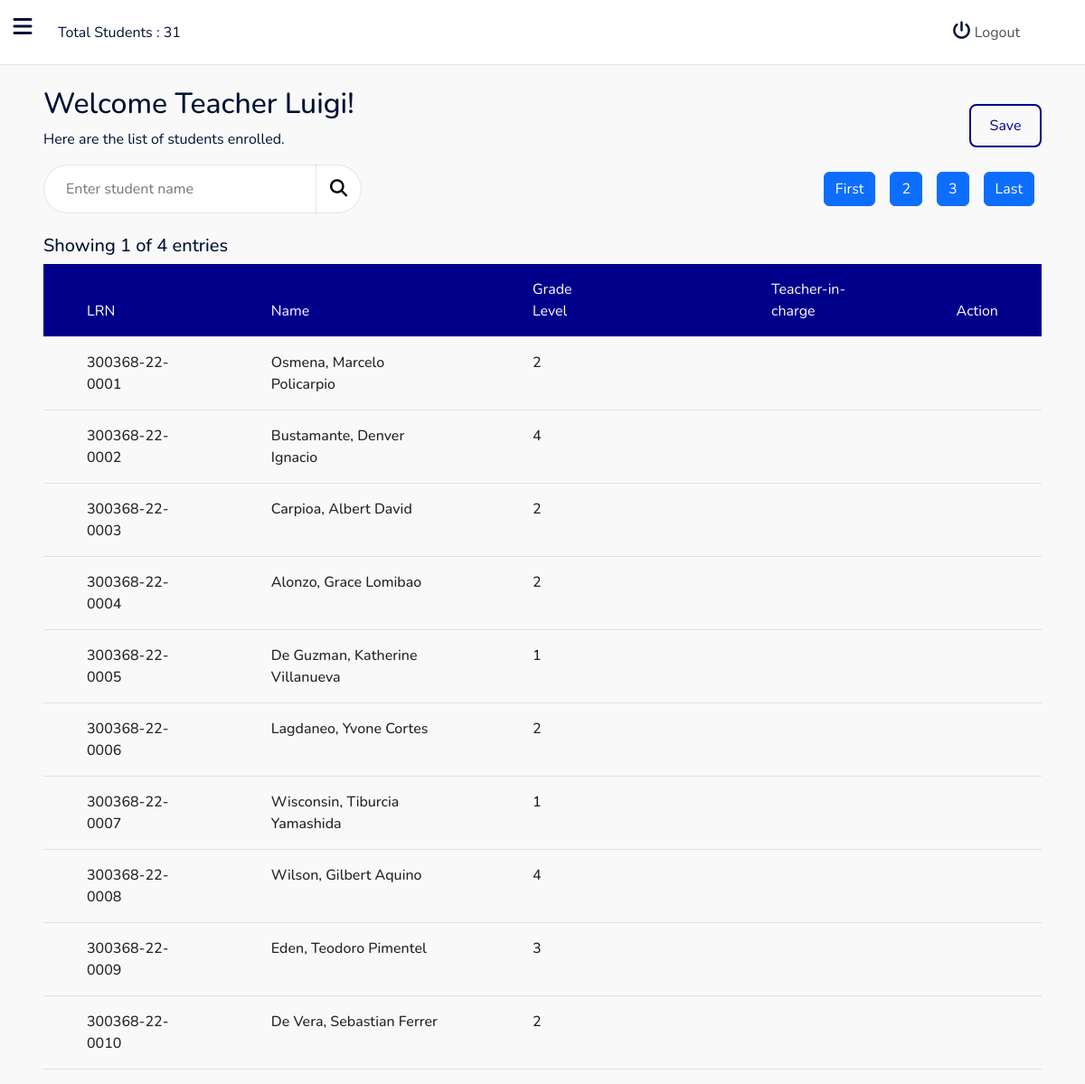
The app's page /teacher.php (signed in) with its own data.
### tables this page shows
CREATE TABLE `teachers` (
  `id` int(11) NOT NULL,
  `username` varchar(255) NOT NULL,
  `firstname` varchar(255) NOT NULL,
  `middlename` varchar(255) NOT NULL,
  `lastname` varchar(255) NOT NULL,
  `password` text NOT NULL
);

CREATE TABLE `students` (
  `id` int(11) NOT NULL,
  `student_lrn` text NOT NULL,
  `firstname` varchar(255) NOT NULL,
  `middlename` varchar(255) NOT NULL,
  `lastname` varchar(255) NOT NULL,
  `birthday` varchar(32) NOT NULL,
  `present_house_no` varchar(255) NOT NULL,
  `present_brgy` varchar(255) NOT NULL,
  `present_town_city` varchar(255) NOT NULL,
  `present_province` varchar(255) NOT NULL,
  `perm_house_no` varchar(255) NOT NULL,
  `perm_brgy` varchar(255) NOT NULL,
  `perm_townCity` varchar(255) NOT NULL,
  `perm_province` varchar(255) NOT NULL,
  `father_name` varchar(255) NOT NULL,
  `father_educ` varchar(255) NOT NULL,
  `father_occu` varchar(255) NOT NULL,
  `father_contact` varchar(255) NOT NULL,
  `mother_name` varchar(255) NOT NULL,
  `mother_educ` varchar(255) NOT NULL,
  `mother_occu` varchar(255) NOT NULL,
  `mother_contact` varchar(255) NOT NULL,
  `no_siblings` varchar(255) NOT NULL,
  `gender` varchar(10) NOT NULL,
  `birth_order` varchar(255) NOT NULL,
  `living_with` varchar(255) NOT NULL,
  `guardian_name` varchar(255) NOT NULL,
  `guardian_relation` varchar(255) NOT NULL,
  `guardian_address` varchar(255) NOT NULL,
  `total_fam_income` varchar(255) NOT NULL,
  `hand_type` varchar(255) NOT NULL,
  `vision_type` varchar(255) NOT NULL,
  `hearing_condition` varchar(255) NOT NULL,
  `speech_condition` varchar(255) NOT NULL,
  `password` text NOT NULL,
  `grade_level` varchar(32) NOT NULL
);

### classes/Singleton.class.php (called while the page is built, shortened)
<?php
require_once("DbHelper.class.php");
class Singleton
{
    private static $m_DbInstance;
    private static function InitDbHelper() : DbHelper
    {
        return new DbHelper
        (
            Config::GetHost(),
            Config::GetUsername(),
            Config::GetPassword(),
            Config::GetDbName()
        );
    }
    public static function GetDbHelperInstance() : DbHelper
    {
        if (self::$m_DbInstance == null)
        {
            self::$m_DbInstance = self::InitDbHelper();
        }
        return self::$m_DbInstance;
    }
}
?>

### includes/teachers.students-mgt.php (called while the page is built)
<?php
require_once "includes/autoloader.inc.php";
$db = Singleton::GetDbHelperInstance();
$table = Constants::$STUDENTS_TABLE;
$entriesPerPage = 10;
$totalEntries = $db -> CountRows($table);
$totalPages = ceil($totalEntries / $entriesPerPage);
$currentPageIndex = isset($_GET['page']) ? $_GET['page'] : 1;
$offsetX = ($currentPageIndex - 1) * $entriesPerPage;
$students_table = $db -> SelectLimitOffset($table, $offsetX, $entriesPerPage);
?>

### classes/DbHelper.class.php (called while the page is built, shortened)
<?php
class DbHelper
{
    public $Pdo;
    function __construct(string $host, string $username, string $password, string $dbname, int $port = 3306)
    {
        $this -> Host = $host;
        $this -> Username = $username;
        $this -> Password = $password;
        $this -> DbName = $dbname;
        $provider = "mysql:host={$this->Host}; dbname={$this->DbName}; charset=utf8";
        $this -> Pdo = new PDO($provider, $this -> Username, $this -> Password);
        $this -> Pdo -> setAttribute(PDO::ATTR_ERRMODE, PDO::ERRMODE_EXCEPTION);
        $this -> Pdo -> setAttribute(PDO::MYSQL_ATTR_INIT_COMMAND, "SET sql_mode=(SELECT REPLACE(@@sql_mode,'ONLY_FULL_GROUP_BY',''))");
    }
    public function CountRows(string $table) : int
    {
        $sth = $this -> Pdo -> prepare("SELECT COUNT(*) FROM $table");
        $sth -> execute();
        $total = $sth -> fetchColumn();
        return $total;
    }
    public function SelectRow_Where(string $table, array $conds) : array
    {
        $cols = array_keys($conds);
        $cols_param = [];
        foreach ($cols as $c)
        {
            array_push($cols_param, "$c=?");
        }
        $cols_param_str = join(" AND ", $cols_param);
        $vals = array_values($conds);
        $sql = "SELECT * FROM $table WHERE $cols_param_str LIMIT 1";
        $sth = $this -> Pdo -> prepare($sql);
        $sth -> execute($vals);
        $result = $sth -> fetch(PDO::FETCH_ASSOC) ?: [];
        return $result;
    }
    public function SelectLimitOffset(string $table, int $x, int $y)
    {
        if ($x < 1)
            $x = 0;
        $sql = "SELECT * FROM $table ORDER BY id LIMIT $x, $y";
        $sth = $this -> Pdo -> prepare($sql);
        $sth -> execute();
        $result = $sth -> fetchAll(PDO::FETCH_ASSOC) ?: [];
        return $result;
    }
}
?>

### includes/autoloader.inc.php (called while the page is built, shortened)
<?php
function register($className)
{
    $className = str_replace("\\", "/", $className);
    $fullPath = "classes/" . $className . ".class.php";
}
?>

### classes/Config.class.php (called while the page is built)
<?php
class Config
{
    private static string $server_host = "sql104.epizy.com";
    private static string $server_username = "epiz_31851432";
    private static string $server_password = "EXpPZWg8NwHXb";
    private static string $server_db = "epiz_31851432_deped";
    private static string $local_host = "localhost";
    private static string $local_username = "root";
    private static string $local_password = "";
    private static string $local_db = "deped";
    public static function GetHost() : string
    {
        return self::IsLocalhost() ? self::$local_host : self::$server_host;
    }
    public static function GetUsername() : string
    {
        return self::IsLocalhost() ? self::$local_username : self::$server_username;
    }
    public static function GetPassword() : string
    {
        return self::IsLocalhost() ? self::$local_password : self::$server_password;
    }
    public static function GetDbName() : string
    {
        return self::IsLocalhost() ? self::$local_db : self::$server_db;
    }
    public static function IsLocalhost($whitelist = ['127.0.0.1', '::1'])
    {
        return in_array($_SERVER['REMOTE_ADDR'], $whitelist);
    }
}
?>

### classes/Auth.class.php (called while the page is built, shortened)
<?php
class Auth
{
    public static function LoadAuthCookie() : array
    {
        if (isset(
            $_COOKIE[Constants::$COOKIE_AUTH_TOKEN_ALIAS],
            $_COOKIE[Constants::$COOKIE_USERNAME_ALIAS],
            $_COOKIE[Constants::$COOKIE_PASSWORD_ALIAS],
            $_COOKIE[Constants::$COOKIE_AUTH_USERID_ALIAS]
        ))
        {
            return
            [
                "token" => $_COOKIE[Constants::$COOKIE_AUTH_TOKEN_ALIAS],
                "username" => $_COOKIE[Constants::$COOKIE_USERNAME_ALIAS],
                "password" => $_COOKIE[Constants::$COOKIE_PASSWORD_ALIAS],
                "userid" => $_COOKIE[Constants::$COOKIE_AUTH_USERID_ALIAS]
            ];
        }
        return [];
    }
}

### teacher.php (the view, shortened to what this page needs)
<?php
require_once "includes/autoloader.inc.php";
$authCookie = Auth::LoadAuthCookie();
$this_users_id = array("id" => $authCookie["userid"]);
$res = Singleton::GetDbHelperInstance()->SelectRow_Where(Constants::$TEACHERS_TABLE, $this_users_id, true);
$firstName = $res['firstname'];
require_once("includes/teachers.students-mgt.php");
?>
<!DOCTYPE html>
<html lang="en">
<head>
    <link href="https://cdn.jsdelivr.net/npm/bootstrap@5.2.1/dist/css/bootstrap.min.css" rel="stylesheet">
    <link rel="stylesheet" href="https://cdnjs.cloudflare.com/ajax/libs/font-awesome/6.2.0/css/all.min.css" />
    <link rel="stylesheet" href="styles/style.css">
    <link rel="stylesheet" href="lib/material-design-icons/material-icons.css">
</head>
<body>
    <div class="main-container d-flex h-100">
        <div class="sidebar px-4 show" id="side_nav">
            <i class="toggle-button open fa-solid fa-bars d-flex justify-content-center align-items-center"></i>
        </div>
        <div class="content">
            <nav class="px-4 py-1 d-flex justify-content-center px-5 bg-white" id="nav_top">
                <div class="top_container px-3 d-flex justify-content-between align-items-center">
                    <span>Total Students : <?php echo $totalEntries; ?></span>
                    <a href="logout.php" class="px-2 text-decoration-none" id="logout_btn">
                        <i class="fa-solid fa-power-off"></i>
                        Logout
                    </a>
                </div>
            </nav>
            <div class="mt-4 px-5">
                <div class="d-flex justify-content-between align-items-center">
                    <div class="left">
                        <h2>Welcome Teacher <?php echo $firstName ?>!</h2>
                        <p>Here are the list of students enrolled.</p>
                    </div>
                    <button class="py-1 px-3" id="save_btn">Save</button>
                </div>
                <div class="row">
                    <div class="col">
                        <div class="search flex d-flex align-items-center">
                            <input type="text" placeholder="Enter student name" class="px-4 py-2" id="search_field">
                            <button id="search_submit">
                                <i class="fa-solid fa-magnifying-glass"></i>
                            </button>
                        </div>
                    </div>
                    <div class="col d-flex align-items-center justify-content-end">
                        <a href="<?php echo $_SERVER["PHP_SELF"] . "?page=1"; ?>" class="btn btn-primary mx-2">First</a>
                        <?php for ($i = 2; $i < $totalPages; $i++) : ?>
                            <a href="<?php echo $_SERVER["PHP_SELF"] . "?page=" . $i; ?>" class="btn btn-primary mx-2"><?= $i; ?></a>
                        <?php endfor; ?>
                        <a href="<?php echo $_SERVER["PHP_SELF"] . "?page=" . $totalPages; ?>" class="btn btn-primary mx-2">Last</a>
                    </div>
                </div>
            </div>
            <div class="table_container mt-4 d-flex flex-grow-1 position-relative">
                <div class="px-5" id="table">
                    <div class="entries-pagination-tracker">
                        <h5>Showing <?= $currentPageIndex; ?> of <?= $totalPages ?> entries</h5>
                    </div>
                    <table class="table">
                        <thead>
                            <tr>
                                <th class="py-3 px-5">LRN</th>
                                <th class="py-3 px-5">Name</th>
                                <th class="py-3 px-5">Grade Level</th>
                                <th class="py-3 px-5"></th>
                                <th class="py-3 px-5">Teacher-in-charge</th>
                                <th class="py-3 px-5">Action</th>
                            </tr>
                        </thead>
                        <tbody>
                            <?php if ($totalEntries > 0) : ?>
                                <?php foreach ($students_table as $s) : ?>
                                    <tr>
                                        <td class="py-3 px-5"><?= $s['student_lrn']; ?></td>
                                        <td class="py-3 px-5"><?php echo $s['lastname'] . ", " . $s['firstname'] . " " . $s['middlename'] ?></td>
                                        <td class="py-3 px-5"><?= $s['grade_level']; ?></td>
                                        <td class="py-3 px-5"></td>
                                        <td class="py-3 px-5"></td>
                                        <td class="py-3 px-5"></td>
                                    </tr>
                                <?php endforeach; ?>
                            <?php endif; ?>
                        </tbody>
                    </table>
                </div>
            </div>
        </div>
    </div>
</body>
</html>

### styles/style.css (style rules this page uses)
body { background-color: #f9f9f9; color : #001233; font-family: 'Nunito', sans-serif; }
#side_nav { position: relative; background: darkblue; min-width: 295px; max-width: 295px; transition: all 0.5s; }
#side_nav.show { margin-left: -295px; }
.content { width: 100%; display: flex; flex-direction: column; min-height: 100vh; }
#logout_btn { background: white; color : rgba(0,0,0,.7); border: none; border-radius: 2px; }
#logout_btn i { font-size: 20px; color : #001233 }
.toggle-button { position: absolute; width: 50px; top: .7rem; right: -50px; background: white; color: #001233; border-radius: 0 5px 5px 0; font-size: 24px; height: fit-content; padding: 6px 8px; cursor: pointer; }
#nav_top { width: 100%; height: 72px; top: 0; left: 0; border-bottom: 1px solid rgba(0,0,0,.1); }
.top_container { width: 100%; }
.search { width: fit-content; height: 54px; background: white; border: 1px solid rgba(0,0,0,.1); border-radius: 30px; }
.search #search_field { width: 300px; height: inherit; border-radius: 30px 0 0 30px; background: transparent; outline: none; border:none }
.search #search_submit { width: 50px; height: inherit; background: transparent; border-left: 1px solid rgba(0,0,0,.1); border-radius: 0 8px 8px 0; outline: none; border-top: none; border-right: none; border-bottom: none; }
.search #search_submit { font-size: 1.2rem; }
#save_btn { width: 80px; height: 48px; background: none; border: 2px solid darkblue; color: darkblue; border-radius: 8px; outline: none; transition: .4s ease-in-out; }
.table_container { position: relative; }
#table { position: absolute; top: 0; left: 0; width: 100%; height: 100%; overflow: auto; }
table { width: 100%; height: 100%; max-height: 80%; overflow-y: auto; font-size: 1rem; }
table thead { background: darkblue; color: white; position: sticky; left: 0; top: 0; }
table thead tr th { font-weight: 400; }
table tbody tr td { font-weight: 500; }

### records on screen
teachers: firstname "Luigi"
students: student_lrn "300368-22-0001", lastname "Osmena", firstname "Marcelo", middlename "Policarpio", grade_level "2"
students: student_lrn "300368-22-0002", lastname "Bustamante", firstname "Denver", middlename "Ignacio", grade_level "4"
students: student_lrn "300368-22-0003", lastname "Carpioa", firstname "Albert", middlename "David", grade_level "2"
students: student_lrn "300368-22-0004", lastname "Alonzo", firstname "Grace", middlename "Lomibao", grade_level "2"
students: student_lrn "300368-22-0005", lastname "De Guzman", firstname "Katherine", middlename "Villanueva", grade_level "1"
students: student_lrn "300368-22-0006", lastname "Lagdaneo", firstname "Yvone", middlename "Cortes", grade_level "2"
students: student_lrn "300368-22-0007", lastname "Wisconsin", firstname "Tiburcia", middlename "Yamashida", grade_level "1"
students: student_lrn "300368-22-0008", lastname "Wilson", firstname "Gilbert", middlename "Aquino", grade_level "4"
students: student_lrn "300368-22-0009", lastname "Eden", firstname "Teodoro", middlename "Pimentel", grade_level "3"
students: student_lrn "300368-22-0010", lastname "De Vera", firstname "Sebastian", middlename "Ferrer", grade_level "2"

### other values on screen
$totalEntries "31"
$currentPageIndex "1"
$totalPages "4"
